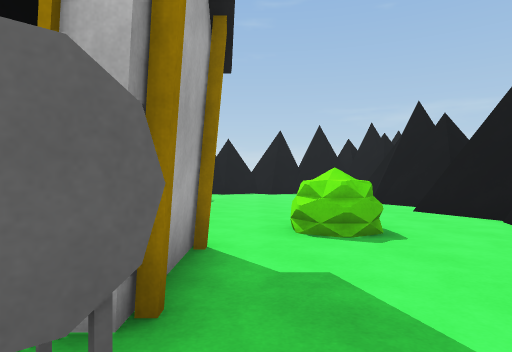
[1] (above)

22 first-person views from a walk through a Unity game level. The camera is 1.2 m above the floor, looks level and sees 75° across. The floor is counted in squares, 1.33 m on a side. Each view is taken from the middle of a square. On the plan, view 1 faces up. The plan holds only what a view shows up to about 12 squares ahead; the rest is blank. The place goes on beyond the plan. The player character is not drawn. Surface patterns are stand-ins for the level's own textures.

[2]
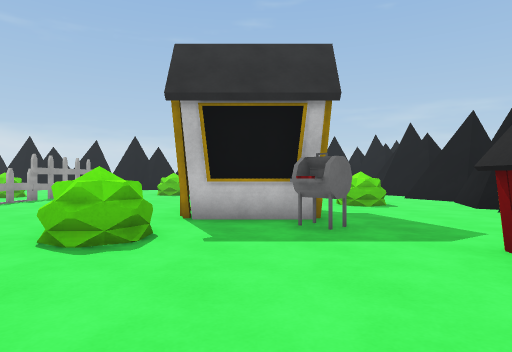

[3]
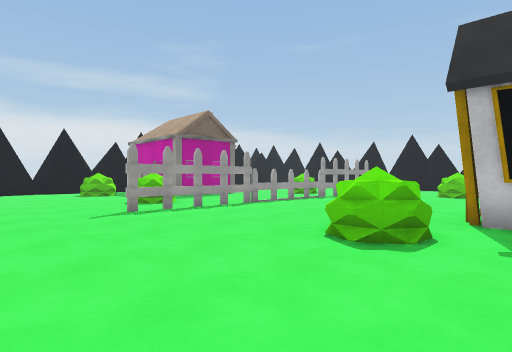

[4]
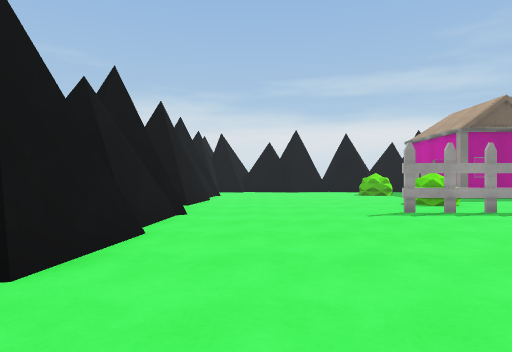

[5]
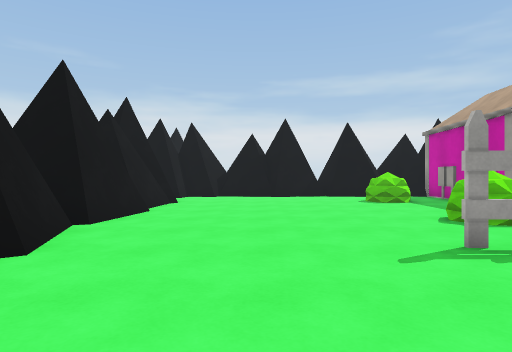

[6]
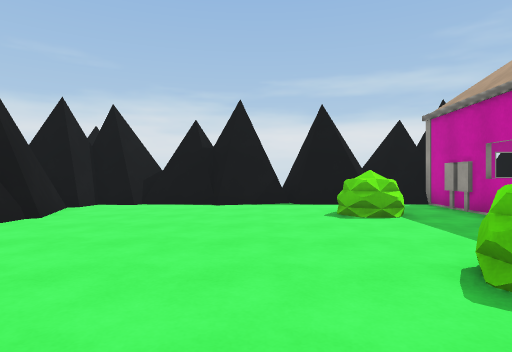

[7]
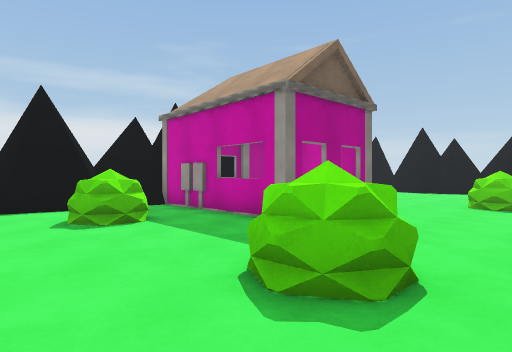

[8]
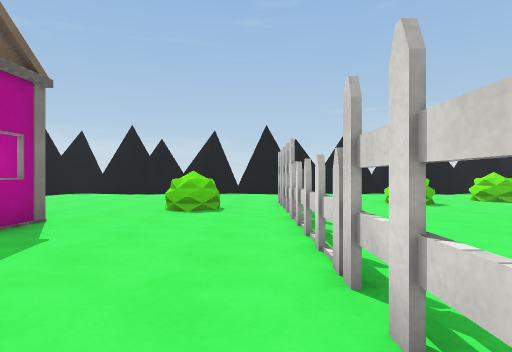

[9]
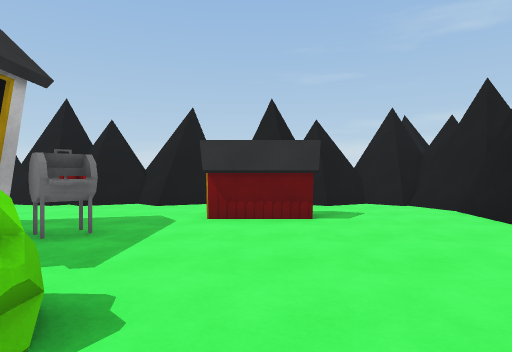

[10]
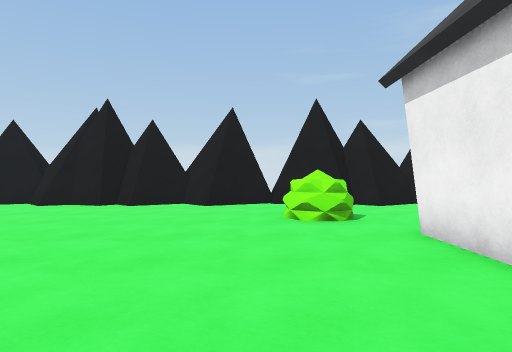

[11]
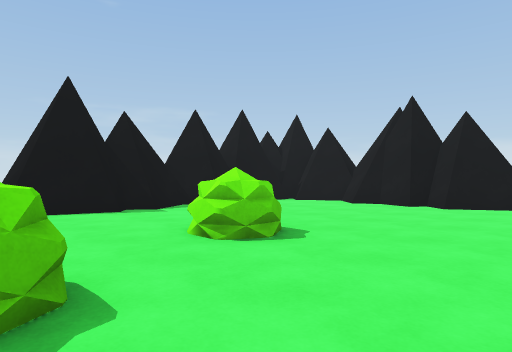

[12]
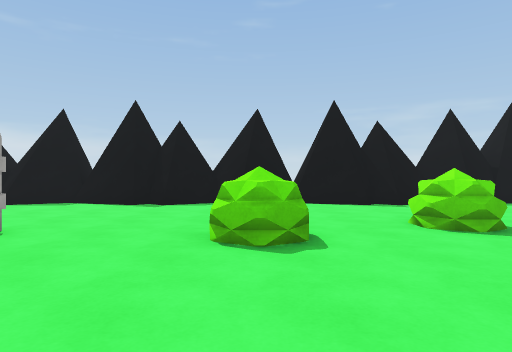

[13]
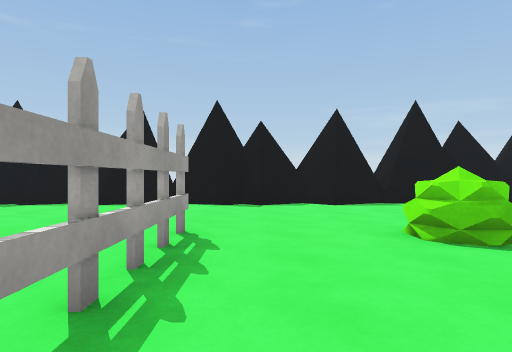

[14]
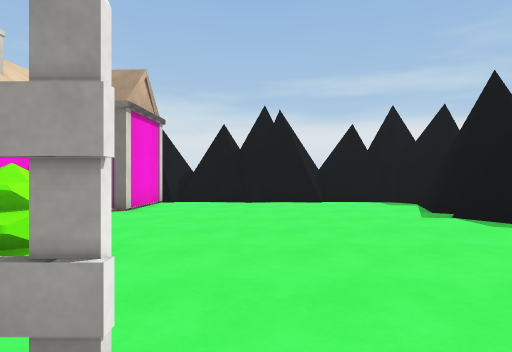

[15]
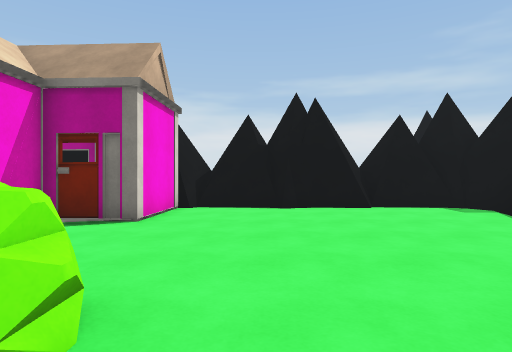

[16]
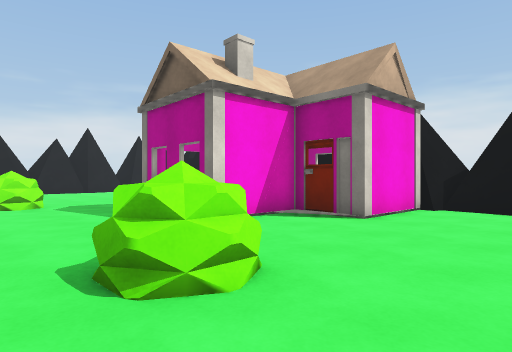

[17]
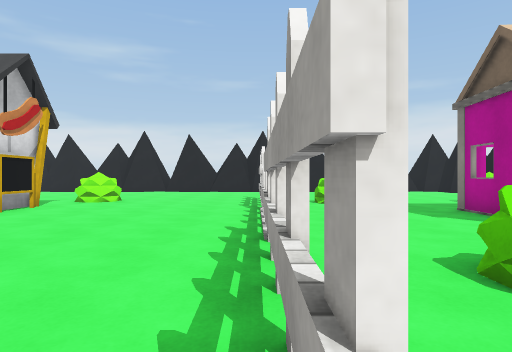

[18]
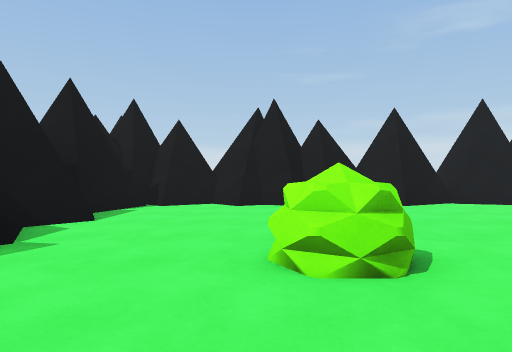

[19]
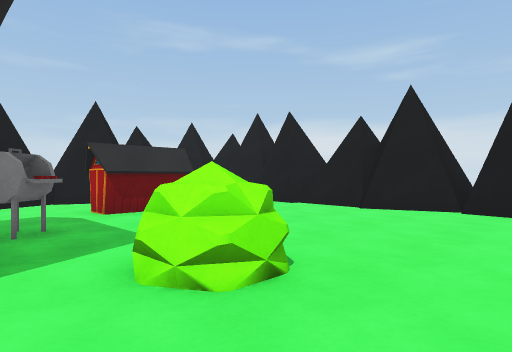

[20]
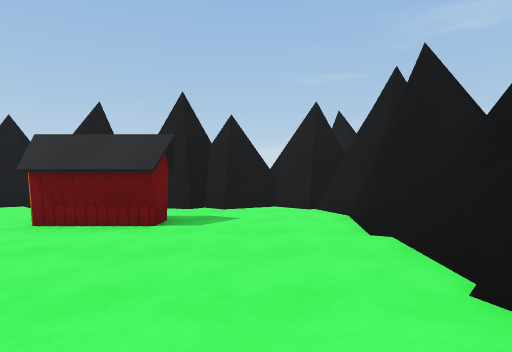

[21]
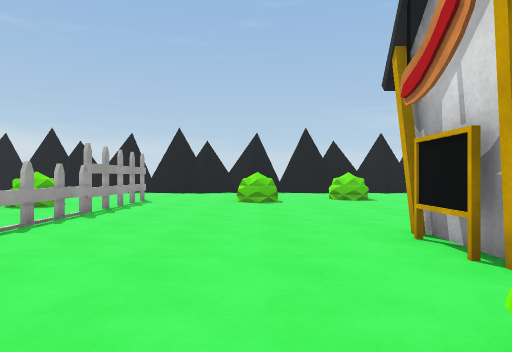

[22]
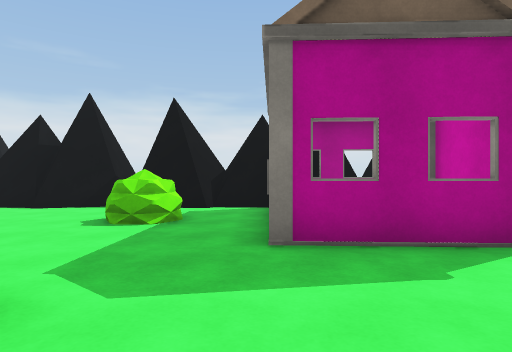

### Floor plan
Key: @ floor where view 1 was taken; # wall or solid block; x gap in a wall; . floor; = window, fence, low wall or low ledge; ^ raised ledge; B bush; T thing the floor can be seen under or through; O other object.
Columns run from 21 left of view 1 to 5 right of it. Each row starts with its distance up from view 1.
 17 ###########################
 16 #........................=#
 15 #.........................#
 14 #.........................#
 13 #..................B.....=#
 12 #..............B..BB.....=#
 11 #..........T...B.........=#
 10 #.......B..T..............#
  9 #O......BB.T..............#
  8  O O.......T.............=#
  7  O O.......T..............#
  6 #O    O....T..........BB..#
  5 #O    .....T..........BB..#
  4 #O    .....T......###....=#
  3 #..O.O.....T......###....=#
  2 #..........T......#^x.....#
  1 #..BB...BB.T........#....=#
  0 #..B....B..T....BB...@....#
 -1 #..........T.....B....OO..#
 -2 #.....................O  .#
 -3 #.....................OO.=#
 -4 #........................=#
 -5 #.........................#
 -6 #.........................#
 -7 ##.######.#################
 -8  ######################

Where each view was taken, in squares from view 1:
view 1: 0 up, 0 right, facing up
view 2: 5 down, 2 left, facing up
view 3: 5 down, 2 left, facing up-left
view 4: 5 down, 2 left, facing left
view 5: 4 down, 6 left, facing left
view 6: 2 down, 10 left, facing left
view 7: 2 down, 11 left, facing up-left
view 8: 0 up, 11 left, facing up
view 9: 2 down, 6 left, facing right
view 10: 7 up, 6 left, facing right
view 11: 8 up, 6 left, facing up-right
view 12: 6 up, 6 left, facing up
view 13: 6 up, 9 left, facing up
view 14: 12 up, 9 left, facing left
view 15: 11 up, 11 left, facing left
view 16: 12 up, 11 left, facing down-left
view 17: 12 up, 10 left, facing down
view 18: 13 up, 6 left, facing right
view 19: 2 up, 7 left, facing down-right
view 20: 5 down, 5 left, facing right
view 21: 1 down, 6 left, facing up
view 22: 3 up, 11 left, facing left
